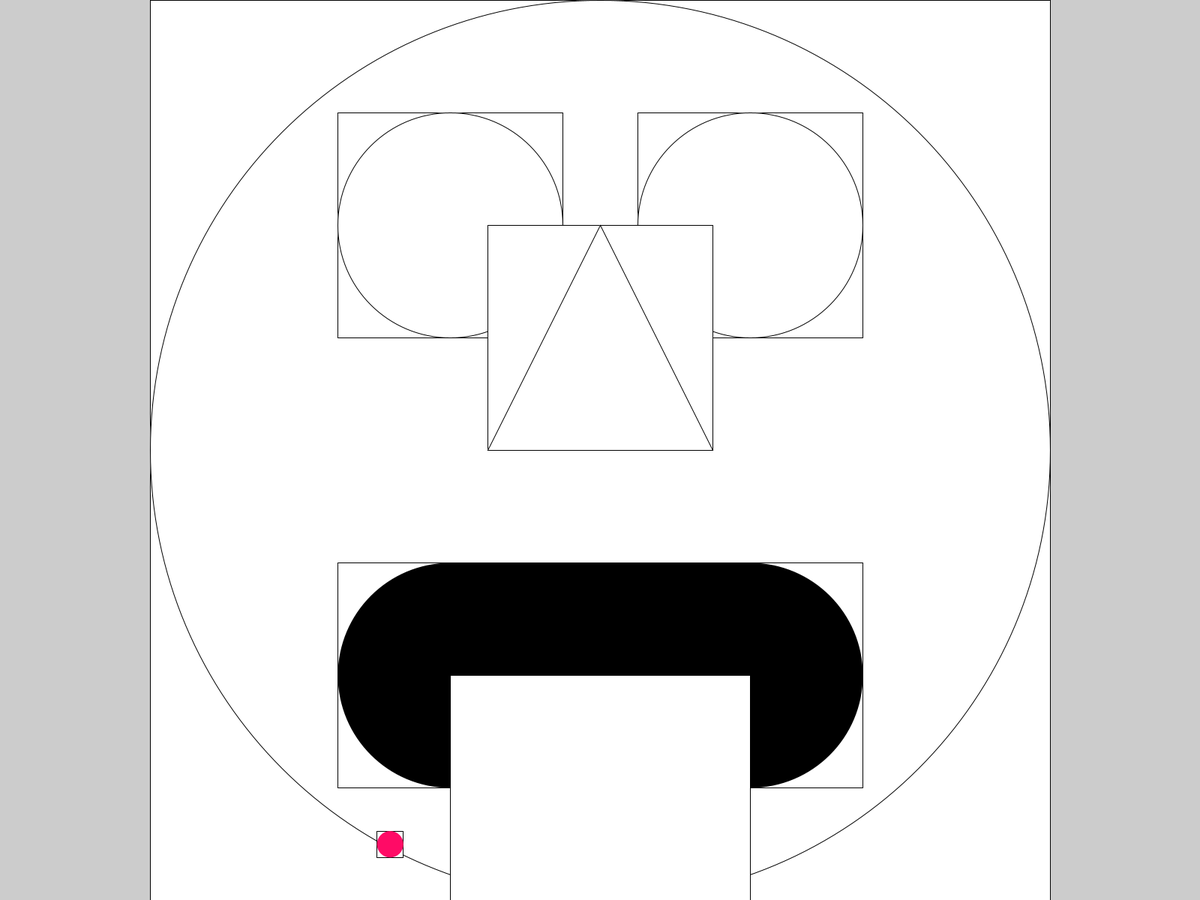
Frame 1 (no input)
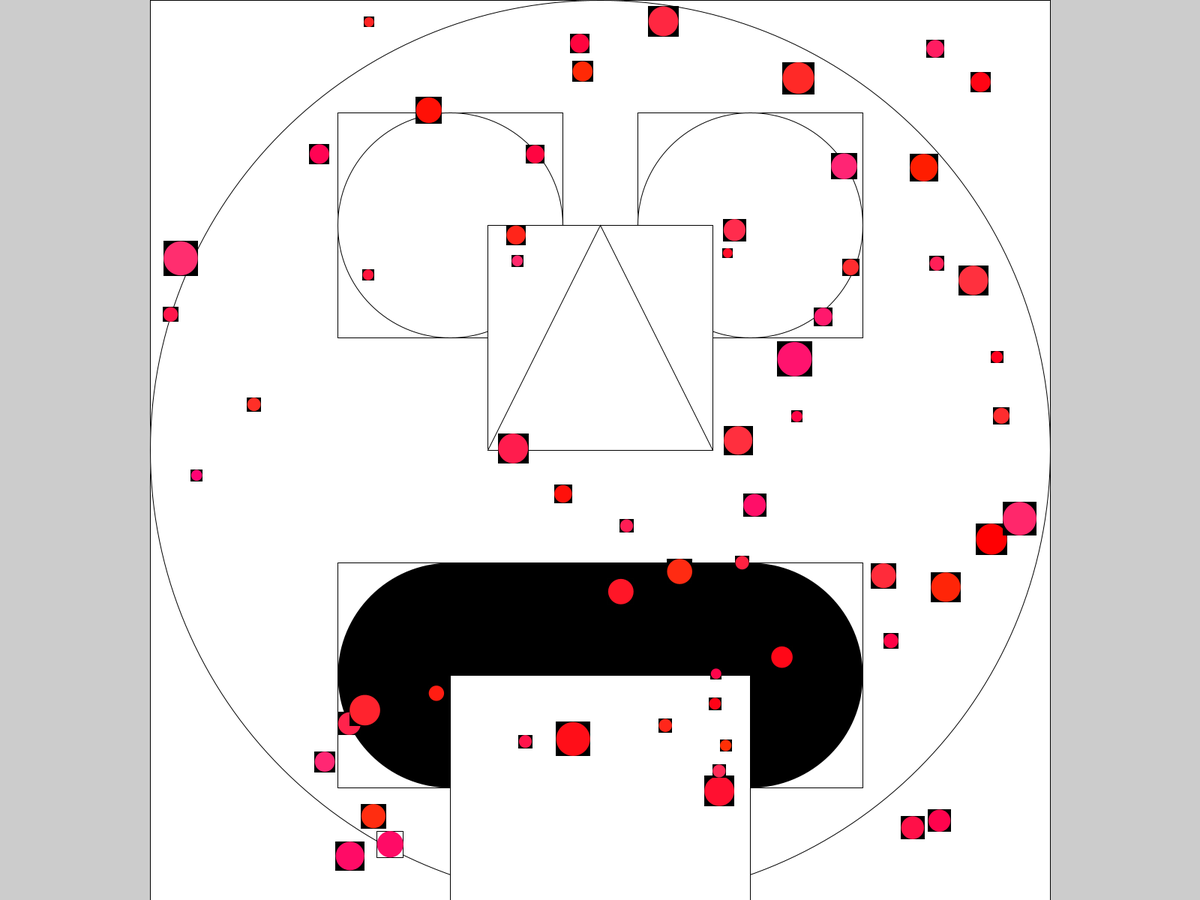
Frame 60 (the mouse pressed at the canvas centre just before this capture)
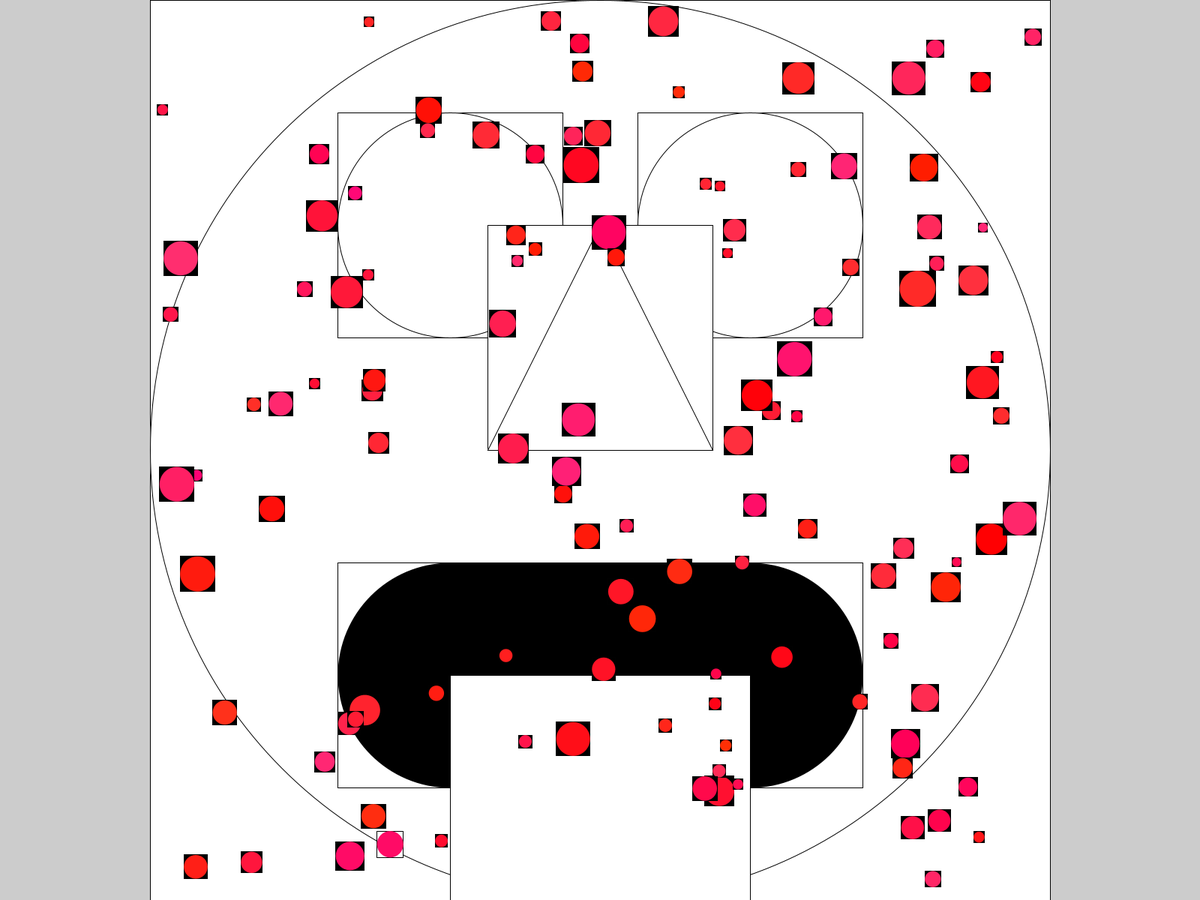
Frame 120 (the mouse held since frame 60 and released just before this capture)

The Processing sketch that drew these frames (run headless with seeded random() and noise(); from frame 60 on, the mouse is pressed at the canvas centre):

// Processing sketch: DynamicMeasles
// ── DynamicMeasles.pde
//Global Variables
int reset, smallerDisplayDimension, mouthOpen;
float rectFaceX, rectFaceY, rectFaceWidth, rectFaceHeight;
float faceX, faceY, faceDiameter;
float leftEyeX, leftEyeY, rightEyeX, rightEyeY, eyeDiameter;
float mouthX1, mouthY1, mouthX2, mouthY2;
float xNose1, yNose1, xNose2, yNose2, xNose3, yNose3;
//
void setup() 
{
  //Display Geometry
  fullScreen();
  //Landscape, not square or portrait
  int appWidth = displayWidth, appHeight = displayHeight;
  println (width, height, displayWidth, displayHeight); //Verification of values
  println(appWidth, appHeight); //Canavas Flexibility
  //
  //Display Orientation
  //Purpose: a few comparisons of IFs to ID orientation (similar to image() aspect ratio calculations)
  //Computer Tells us the orientation, important for Cell Phone Orientation
  //-tell user specific orientation
  //if ( appWidth >= appWidth ) {println("Landscape or Square");} else {println("Portrait");}
  String Is="Landscape or Square", p="Portrait", DO="Display Orientation:", instruct="Bru, turn your phun";
  String orientation = ( appWidth >= appHeight) ? Is : p; //Ternary Operator, repeats IF-ELSE
  println(DO, orientation); //Verification of value
  if ( orientation==p ) println(instruct);
  //With Strings, easier to print to console or canvas
  /* if ( orientation=="Landscape or Square" ) {
   //Empty IF
   } else { 
   println("Turn your phun"); //FUN
   }
   */
  //
  //Variable Population: notice using appWidth & appHeight to move between size() & fullScreen()
  smallerDisplayDimension = appHeight; //ALWAYS in Landscape
  reset = smallerDisplayDimension / smallerDisplayDimension; //returns "1"
  rectFaceX = (appWidth*1/2) - (smallerDisplayDimension*1/2);
  rectFaceY = appHeight*0;
  rectFaceWidth = smallerDisplayDimension; //Square Shape
  rectFaceHeight = smallerDisplayDimension; //Square Shape
  faceX = appWidth*1/2;
  faceY = appHeight*1/2;
  faceDiameter = smallerDisplayDimension;
  leftEyeX = appWidth*3/8;
  rightEyeX = appWidth*5/8;
  leftEyeY = appHeight*1/4;
  rightEyeY = leftEyeY; //Best Practice: change one line of code
  eyeDiameter = smallerDisplayDimension*1/4;
  mouthX1 = leftEyeX;
  mouthY1 = appHeight*3/4;
  mouthX2 = rightEyeX;
  mouthY2 = mouthY1;
  mouthOpen = smallerDisplayDimension*1/4;
  xNose1 = faceX;
  yNose1 = leftEyeY;
  xNose2 = faceX - leftEyeY*1/2;
  yNose2 = faceY;
  xNose3 = faceX + leftEyeY*1/2;
  yNose3 = faceY;
  //
  //Face: Circle = Inscribing a Circle in a Square
  //Center a circle on display orientation
  rect(rectFaceX, rectFaceY, rectFaceWidth, rectFaceHeight);
  ellipse(faceX, faceY, faceDiameter, faceDiameter);
  //
  //Left Eye
  rect(leftEyeX-eyeDiameter*1/2, leftEyeY-eyeDiameter*1/2, eyeDiameter, eyeDiameter);
  ellipse(leftEyeX, leftEyeY, eyeDiameter, eyeDiameter);
  //
  //Right Eye
  rect(rightEyeX-eyeDiameter*1/2, rightEyeY-eyeDiameter*1/2, eyeDiameter, eyeDiameter);
  ellipse(rightEyeX, rightEyeY, eyeDiameter, eyeDiameter);
  //
  //Nose
  rect(xNose2, yNose1, xNose3-xNose2, yNose3-yNose1);
  triangle(xNose1, yNose1, xNose2, yNose2, xNose3, yNose3);
  //
  //Mouth
  int mouthWidth = int ( mouthX2 - mouthX1 ); //length=end-beginning
  int mouthHeight = mouthOpen;
  rect(mouthX1-mouthHeight*1/2, mouthY1-mouthHeight*1/2, mouthWidth+mouthOpen, mouthHeight);
  strokeWeight(mouthOpen); //testing: 100=400/4, mouthOpen=height*1/4
  line(mouthX1, mouthY1, mouthX2, mouthY2);
  strokeWeight(reset); //reset to 1 pixel
  //comparison rect() line only, no caps, no strokeWeight
  rect(mouthX1, mouthY1, mouthWidth, mouthHeight);
  //
}//End setup
//
void draw() 
{
  //Measle
  float measleDiameter = random( smallerDisplayDimension*1/100, smallerDisplayDimension*1/25); //Range of measle size: small=*1/100, large=4xbigger (*1/25)
  float measleRadius = measleDiameter*1/2;
  float measleX = random( rectFaceX+measleRadius, (( rectFaceX+rectFaceWidth ) - measleRadius ) );
  float measleY = random( rectFaceY+measleRadius, (( rectFaceY+rectFaceHeight ) - measleRadius ) );
  Boolean nightMode=false; //Note: IF-ELSE is similar to ternary operator
  //color red=#FF0000, measleColour=red, whiteReset=#000000; //Note: need range here too
  color measleColour = ( nightMode==false ) ? color( 255, random(0, 50), random(120) ) : color( 255, random(0, 50), 0 ) ; //ternary operator for day:night
  color whiteReset=#000000;
  //
  float measleRectX = measleX-measleDiameter*1/2;
  float measleRectY = measleY-measleDiameter*1/2;
  float measleWidth = measleDiameter;
  float measleHeight = measleDiameter;
  rect( measleRectX, measleRectY, measleWidth, measleHeight );
  //random values given other variables (similar to button code)
  noStroke(); //Shape outline
  fill(measleColour); 
  ellipse( measleX, measleY, measleDiameter, measleDiameter ); 
  stroke(reset); //reset to 1 pixel
  fill(whiteReset); //reset to first colour (i.e. blackReset)
}//End draw
//
void keyPressed() {
}//End keyPressed
//
void mousePressed() {
}//End mousePressed
//
//End Main Program
